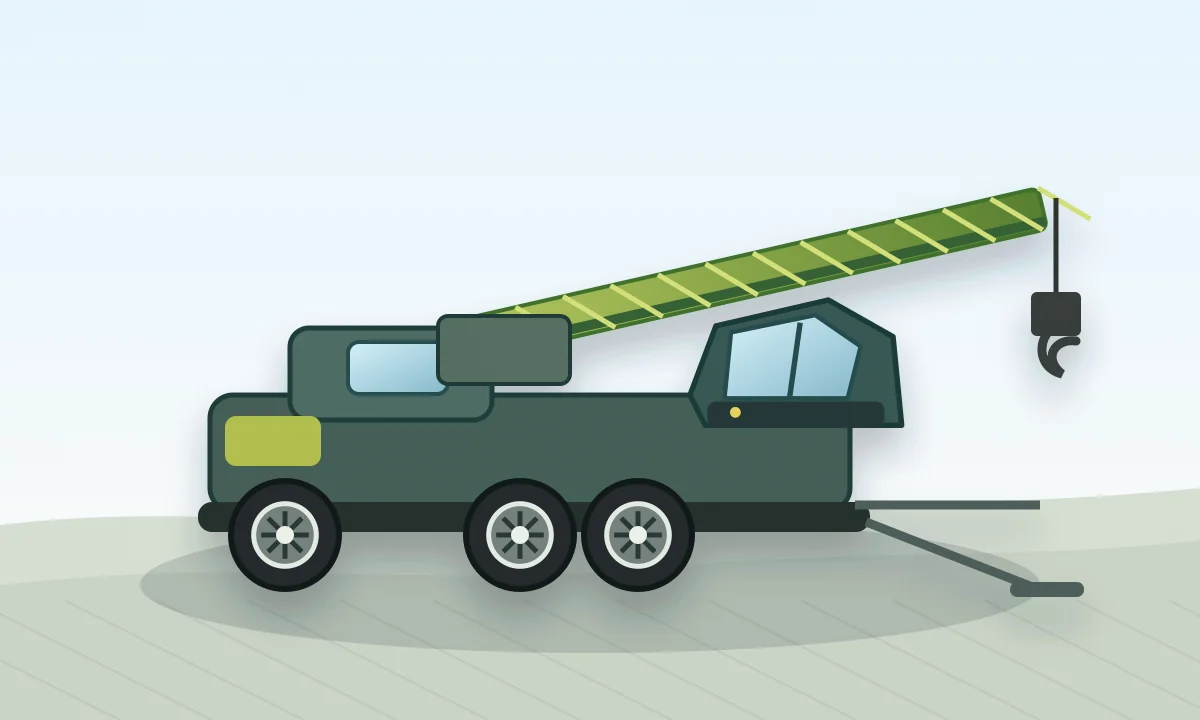
#> input picture assets/equip-20t.webp, 1200 x 720 px, given in place of 47434e40-cd93-4be6-868a-e26fc1781671.png, which was not available
$ python generate_assets.py
#> lines starting #> are read from the running program, lines starting #| are printed output that depends on the picture; pictures that were not available may be replaced by others from this repository, and a replacement may not be noted
from pathlib import Path

from PIL import Image, ImageEnhance


ROOT = Path(__file__).resolve().parents[1]
SOURCE = Path(r"C:\Users\huangzhan1117\Desktop\47434e40-cd93-4be6-868a-e26fc1781671.png")
ASSETS = ROOT / "assets"


def save_crop(image, name, box, *, contrast=1, sharpness=1):
    crop = image.crop(box)
    if contrast != 1:
        crop = ImageEnhance.Contrast(crop).enhance(contrast)
    if sharpness != 1:
        crop = ImageEnhance.Sharpness(crop).enhance(sharpness)
    crop.save(ASSETS / name, optimize=True)


def main():
    ASSETS.mkdir(exist_ok=True)
    image = Image.open(SOURCE).convert("RGB")
#> image is the input picture: PIL image 1200x720 RGB; mean R, G, B 192.6, 205.1, 201.7

    save_crop(image, "hero-machine.png", (565, 50, 1195, 455), contrast=1.04, sharpness=1.02)
#> in save_crop, `crop = image.crop(box)`:
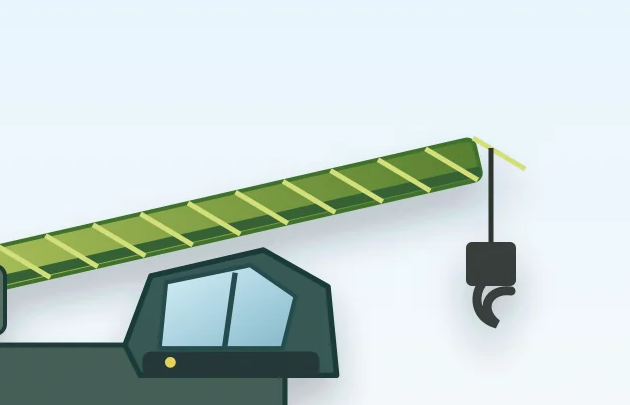
#> crop: PIL image 630x405 RGB; mean R, G, B 198.6, 213.1, 210.2
    save_crop(image, "service-map.png", (535, 755, 1145, 1018), contrast=1.02, sharpness=1.04)
#> in save_crop (call 2), `crop = image.crop(box)`: crop: PIL image 610x263 RGB; every value is 0
    save_crop(image, "project-site.png", (454, 1087, 560, 1199), contrast=1.02, sharpness=1.08)
#> in save_crop (call 3), `crop = image.crop(box)`: crop: PIL image 106x112 RGB; every value is 0
    save_crop(image, "prototype-preview.png", (0, 0, 1195, 1316))
#> call 4 of save_crop, with name = 'prototype-preview.png', box = (0, 0, 1195, 1316), contrast = 1, sharpness = 1
#> in save_crop (call 4), `crop = image.crop(box)`:
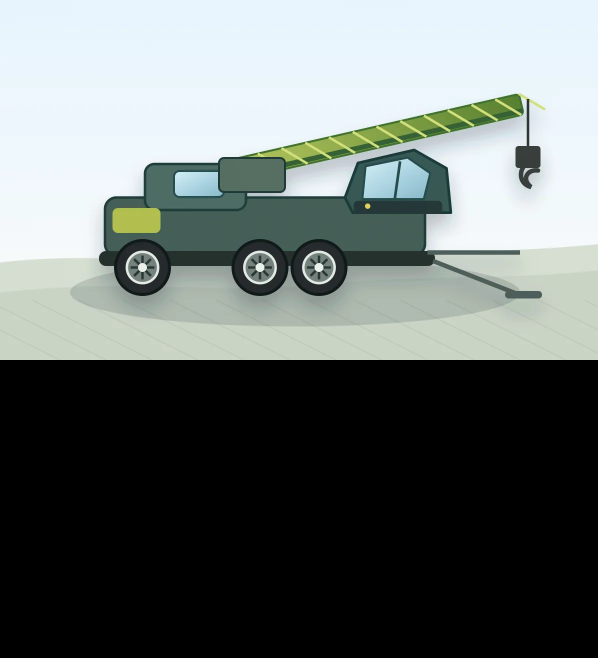
#> crop: PIL image 1195x1316 RGB (shown at 1/2 size); mean R, G, B 105.3, 112.1, 110.3

    positions = [58, 211, 365, 493, 627, 765, 904, 1032]
    names = [
        "equip-20t.png",
        "equip-25t.png",
        "equip-50t.png",
        "equip-70t.png",
        "equip-aerial.png",
        "equip-excavator.png",
        "equip-truck-crane.png",
        "equip-flatbed.png",
    ]
    for name, x in zip(names, positions):
        save_crop(image, name, (x, 560, min(x + 118, image.width), 662), sharpness=1.08)
#> this loop made 8 passes
#> pass 1, in save_crop (call 5), `crop = image.crop(box)`:
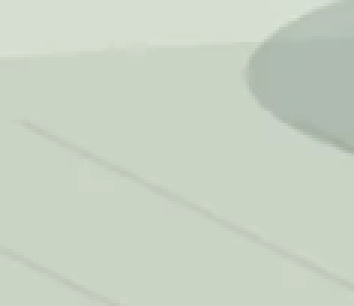
#> crop: PIL image 118x102 RGB (shown 3 times larger); mean R, G, B 200.4, 210.3, 196
#> pass 2, in save_crop (call 6), `crop = image.crop(box)`:
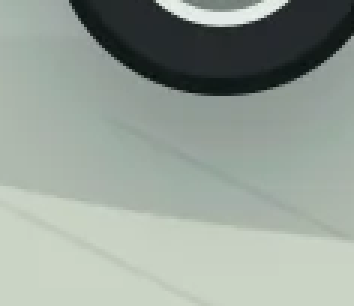
#> crop: PIL image 118x102 RGB (shown 3 times larger); mean R, G, B 150.7, 160.8, 152.2

    print("created 12 assets")


if __name__ == "__main__":
    main()
